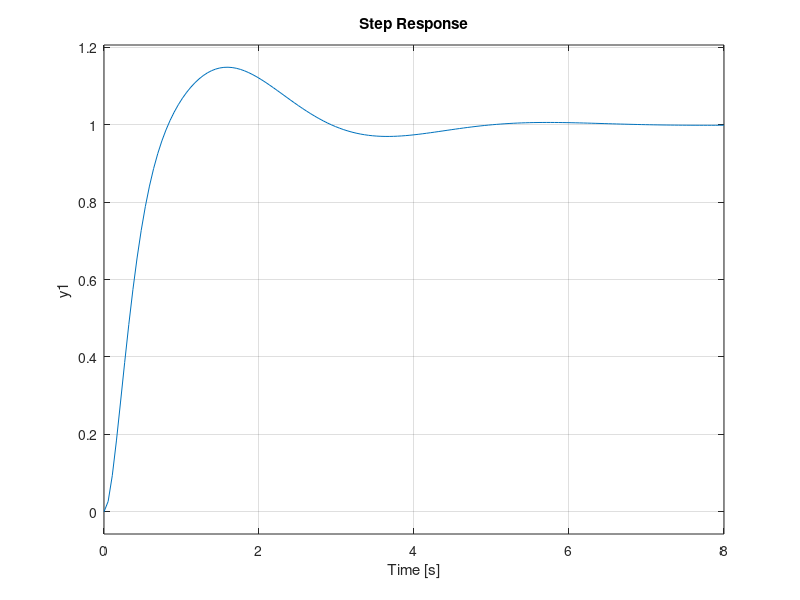
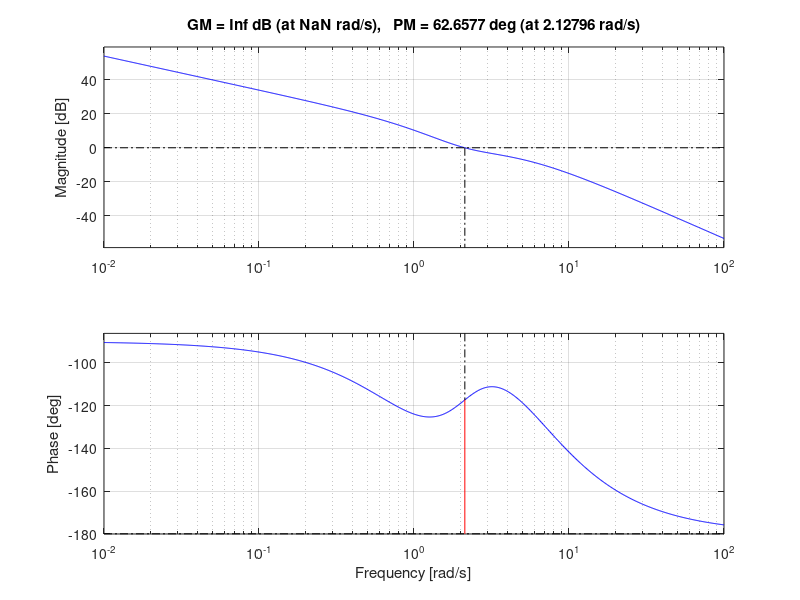
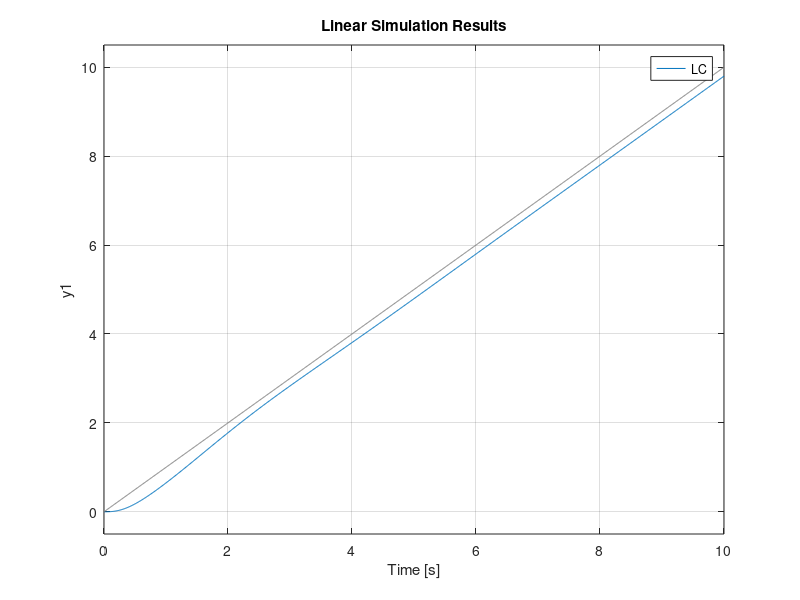
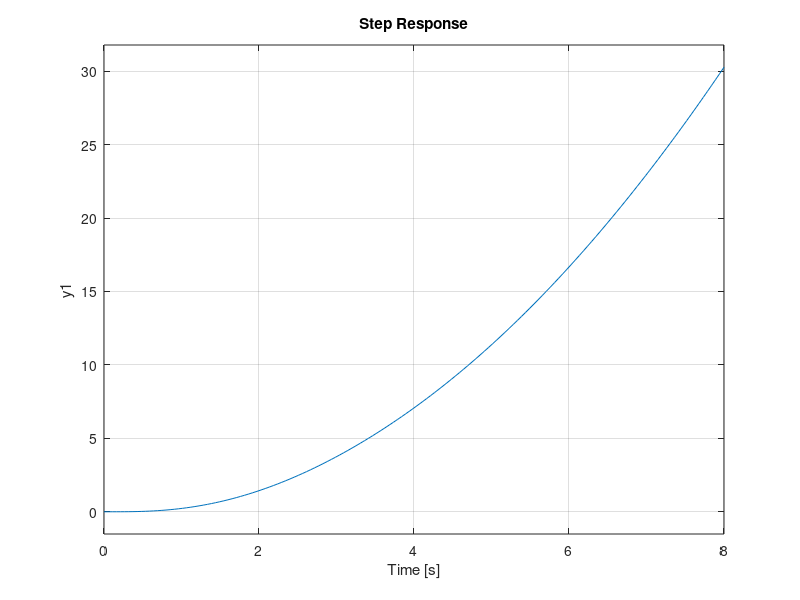

Write the MATLAB code that produced these figures, in order.
clear all, close all, clc

s=tf('s');

ki=10;

P=10/(s+1)/(s+4)/(s+5);

ki=10;

OS=8;
Ts=3;

psi=log(100/OS)/sqrt(pi^2+(log(100/OS))^2)

wn=4/psi/Ts

wcg=wn;
MF=100*psi

P_complex=freqresp(P,wcg);
P_mag=abs(P_complex);
P_ang=angle(P_complex);

K_mag=1/P_mag

Theta_k=MF*pi/180-P_ang-pi

kp=K_mag*cos(Theta_k);

kd=(K_mag*sin(Theta_k)+ki/wcg)/wcg;

K=kp+kd*s+ki/s;

LA=K*P;

LC=feedback(LA,1);

damp(LC)

figure, step(LC)
figure, margin(LA)

t=0:0.01:10;

figure, lsim(LC,t,t)
figure, step(LC/s/s)

